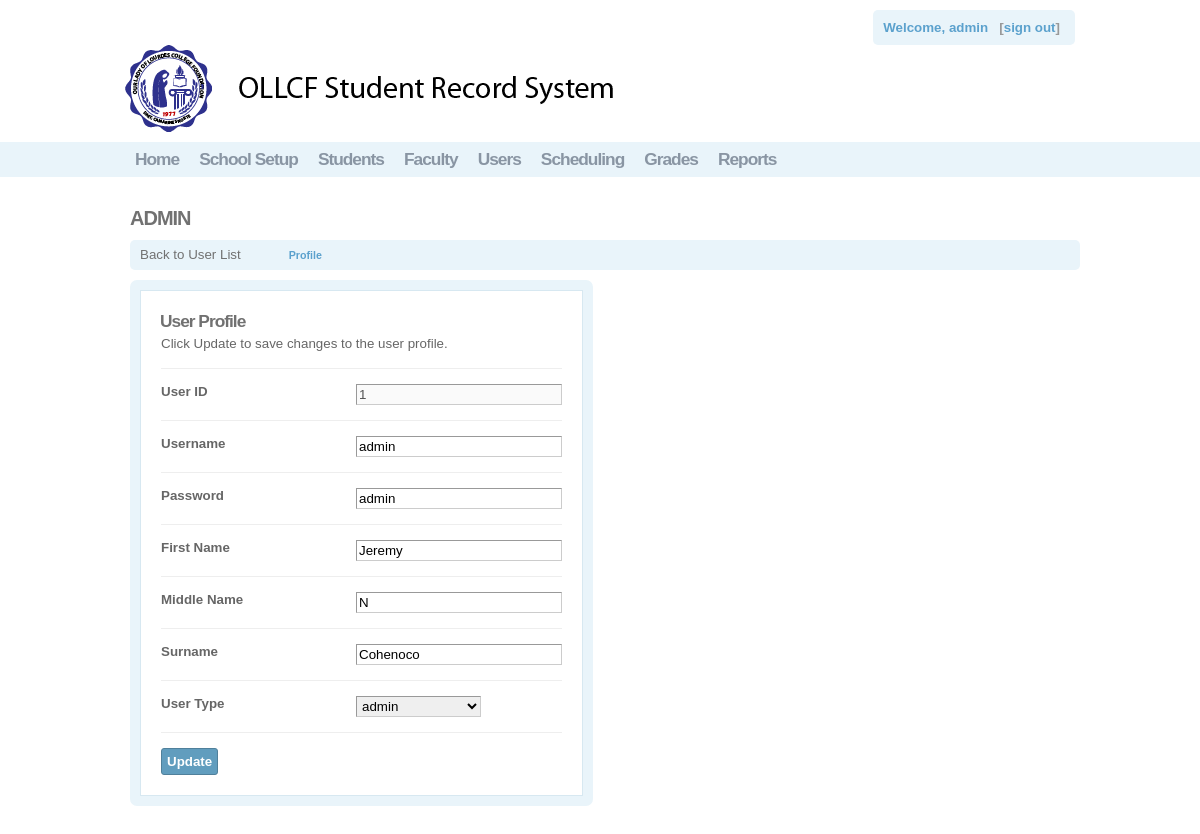
The app's page /osis/manage/user_profile.php?sid=1 (signed in) with its own data.
### tables this page shows
CREATE TABLE `users` (
  `user_id` varchar(12) NOT NULL,
  `username` varchar(25) NOT NULL,
  `password` varchar(25) NOT NULL,
  `type_id` tinyint(2) NOT NULL,
  `firstname` varchar(35) NOT NULL,
  `middlename` varchar(25) NOT NULL,
  `surname` varchar(25) NOT NULL,
  PRIMARY KEY (`user_id`)
);

CREATE TABLE `user_types` (
  `type_id` varchar(12) NOT NULL,
  `description` varchar(25) NOT NULL,
  KEY `type_id` (`type_id`)
);

### osis/manage/user_profile.php (the view, shortened to what this page needs)
<?php
if(isset($_GET['sid'])){
	$id=$_GET['sid'];
	include("../functions/dbcon.php");
	$query_rsUser ="SELECT * FROM users LEFT JOIN user_types USING (type_id)
	WHERE user_id='$id'";
	$rsUser = mysql_query($query_rsUser, $con) or die(mysql_error());
	$row_rsUser = mysql_fetch_assoc($rsUser);
}
include("../functions/dbcon.php");
$query_rsUsertype = "SELECT type_id,description FROM user_types";
$rsUsertype = mysql_query($query_rsUsertype, $con) or die(mysql_error());
$row_rsUsertype = mysql_fetch_assoc($rsUsertype);
?>
<!DOCTYPE HTML PUBLIC "-//W3C//DTD XHTML 1.0 Strict//EN" "http://www.w3.org/TR/xhtml1/DTD/xhtml1-strict.dtd">
<html dir="ltr" xml:lang="en_US" xmlns="http://www.w3.org/1999/xhtml" lang="en_US"><head>
<link href="../css.css" media="screen" rel="stylesheet" type="text/css">
</head><body>
<?php
include "../globalheader.php";
?>
  <div id="global_content_wrapper">
    <div id="global_content">
<h2>
  <?php
  echo strtoupper($row_rsUser['username']);?>
 </h2>
 <?php
include "user_panel_menu.php";
?>
<div class="settings">
<form id="admin-form" enctype="" class="global_form" action="<?php echo $_SERVER['PHP_SELF']."?sid=".$row_rsUser['user_id']?>" method="post"><div><div><h3>User Profile</h3>
<p class="form-description"> Click Update to save changes to the user profile.</p>
<div class="form-elements">
<div id="title-wrapper" class="form-wrapper">
	<div id="title-label" class="form-label"><label for="title" class="required">User ID</label></div>
	<div id="title-element" class="form-element"><input  disabled="true" name="user_id" id="user_id" value="<?php echo $row_rsUser['user_id']; ?>" type="text">
	<input  name="user_id" id="user_id" value="<?php echo $row_rsUser['user_id']; ?>" type="hidden"></div>
</div>
<div id="description-wrapper" class="form-wrapper">
	<div id="description-label" class="form-label"><label for="description" class="optional">Username</label></div>
	<div id="description-element" class="form-element">
	<input name="username" id="username" value="<?php echo $row_rsUser['username']; ?>" type="text"></div>
</div>
<div id="description-wrapper" class="form-wrapper">
	<div id="description-label" class="form-label"><label for="description" class="optional">Password</label></div>
	<div id="description-element" class="form-element">
	<input name="password" id="password" value="<?php echo $row_rsUser['password']; ?>" type="text"></div>
</div>
<div id="description-wrapper" class="form-wrapper">
	<div id="description-label" class="form-label"><label for="description" class="optional">First Name</label></div>
	<div id="description-element" class="form-element">
	<input name="firstname" id="firstname" value="<?php echo $row_rsUser['firstname']; ?>" type="text"></div>
</div>
<div id="description-wrapper" class="form-wrapper">
	<div id="description-label" class="form-label"><label for="description" class="optional">Middle Name</label></div>
	<div id="description-element" class="form-element">
	<input name="middlename" id="middlename" value="<?php echo $row_rsUser['middlename']; ?>" type="text"></div>
</div>
<div id="description-wrapper" class="form-wrapper">
	<div id="description-label" class="form-label"><label for="description" class="optional">Surname</label></div>
	<div id="description-element" class="form-element">
	<input name="surname" id="surname" value="<?php echo $row_rsUser['surname']; ?>" type="text"></div>
</div>
<div id="field_id-wrapper" class="form-wrapper"><div id="field_id-label" class="form-label"><label for="field_id" class="optional">User Type</label></div>
<div id="field_id-element" class="form-element">
<select name="type_id" id="type_id">
<?php
do{
?>
		<option value="<?php echo $row_rsUsertype['type_id']?>" <?php if (!(strcmp($row_rsUsertype['type_id'], $row_rsUser['type_id']))) {echo "selected=\"selected\"";} ?>> <?php echo $row_rsUsertype['description']?></option>
<?php
		}while ($row_rsUsertype = mysql_fetch_assoc($rsUsertype));
?>
</select></div></div>
<div class="form-wrapper" id="buttons-wrapper"><fieldset id="fieldset-buttons">
<button name="submit" id="submit" type="submit">Update</button></fieldset>
 </div>
</div></div></div></form></div>
</div>
</div>
</body></html>

### osis/css.css (style rules this page uses)
html { min-height:100%;margin-bottom:1px;overflow-y:scroll }
* { padding:0;margin:0;font-weight:400;border-style:solid;border-width:0;border-color:#eee;border-spacing:0 }
h2 { font-size:15pt;letter-spacing:-1px;margin:0 0 7px 0;color:#717171;font-weight:700 }
h3 { font-size:13pt;letter-spacing:-1px;margin:0 0 3px 0;color:#717171;font-weight:700 }
div,td { font-family:tahoma,arial,verdana,sans-serif;font-size:10pt;color:#666;text-align:left }
#global_content_wrapper { text-align:center;padding-top:30px;clear:both }
#global_content { margin:0 auto 0 auto;width:950px;overflow:hidden;min-height:500px;vertical-align:top;padding:0 0 50px 10px;overflow:hidden }
button { -moz-border-radius:3px;-webkit-border-radius:3px;border-radius:3px;padding:5px;font-weight:700;border:none;background-color:#619dbe;border:1px solid #50809b;color:#fff;background-image:url(/application/modules/Core/externals/images/buttonbg.png?c=3);background-repeat:repeat-x;background-position:0 1px;font-family:tahoma,verdana,arial,sans-serif }
input[type=text],input[type=password],textarea { border-top:1px solid #999;border-left:1px solid #999;border-bottom:1px solid #ccc;border-right:1px solid #ccc;font-family:tahoma,verdana,arial,sans-serif;padding:2px;font-size:10pt }
select { border-top:1px solid #999;border-left:1px solid #999;border-bottom:1px solid #ccc;border-right:1px solid #ccc;font-family:tahoma,verdana,arial,sans-serif;padding:1px;font-size:10pt }
select option { padding:0 7px 0 7px }
.settings { clear:both;overflow:hidden }
.settings form { -moz-border-radius:7px;-webkit-border-radius:7px;border-radius:7px;background-color:#e9f4fa;padding:10px;float:left;overflow:hidden }
.settings form>div { background:#fff;border:1px solid #d7e8f1;overflow:hidden;padding:20px }
.settings h3 { margin-bottom:12px;margin-left:-1px }
.settings .form-description { margin-top:-8px;margin-bottom:17px;max-width:600px }
.settings .form-wrapper { overflow:hidden;clear:both;border-top:1px solid #eee;padding:15px 0 15px 0 }
.settings .form-elements { overflow:hidden }
.settings .form-label { width:180px;float:left;clear:left;font-weight:700;padding-right:15px;overflow:hidden }
.settings .form-element { float:left;overflow:hidden }
.settings div.form-label label { font-weight:700 }
.settings div.form-element input[type=text] { width:200px }
.settings #buttons-wrapper { padding-bottom:0 }
.settings #buttons-wrapper button { margin-right:3px }

### records on screen
users: username "ADMIN", user_id "1", username "admin", password "admin", firstname "Jeremy", middlename "N", surname "Cohenoco", type_id "admin"

### other values on screen
$username "admin"
